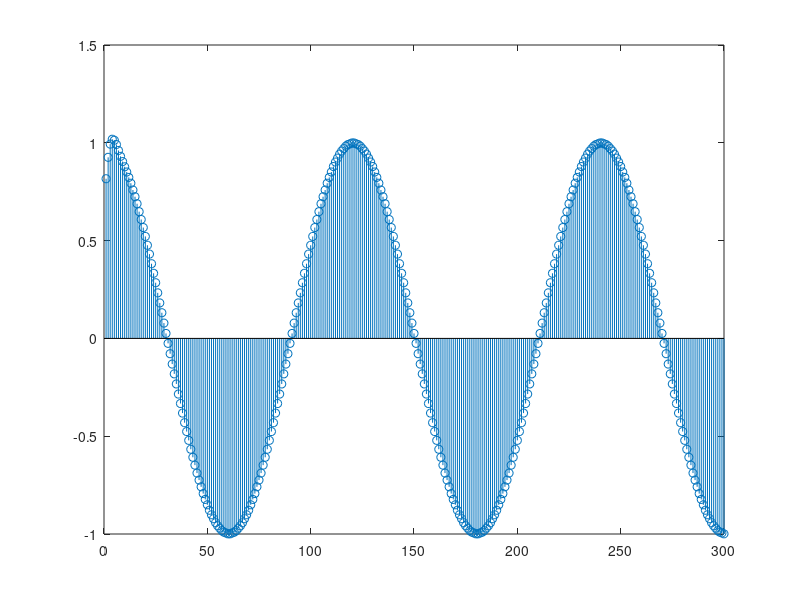

Write MATLAB code to recreate this figure.
clear;
clc;
close all

f0 = 500;        % فرکانس سیگنال
fs = 20000;        % فرکانس نمونهبرداری
Ts = 1/fs;        % دوره نمونهبرداری
t = 0:Ts:1000*Ts;       % بازه زمانی (از صفر تا 1 ثانیه)

X = exp(1i*2*pi*f0*t); % سیگنال مختلط
y = real(X);           % بخش حقیقی سیگنال

L = 3         % طول سیگنال
%Ts2=(Ts/L);
%N = 10*L;              % اندازه FFT (بیشتر از طول سیگنال برای دقت بیشتر)
N=length(y);
Y = fft(y);% محاسبه FFT

f = (0:N-1)*(fs/N);    % محور فرکانس
ys=interp(y,L);
stem(ys(1:300));
